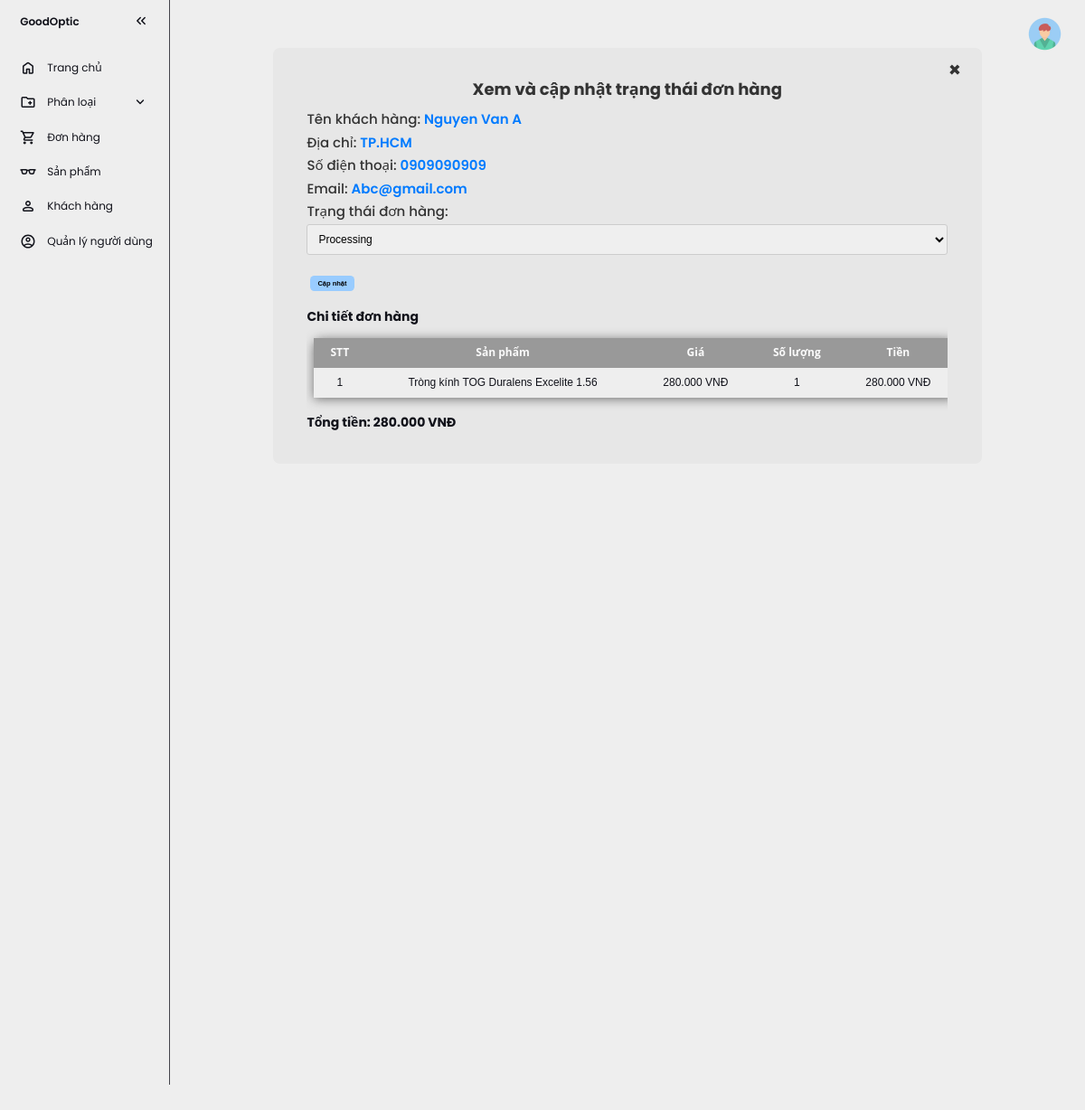
The page /admin/viewEachOrders.php?id=1 (signed in) on the database its author committed.
### tables this page shows
CREATE TABLE `orders` (
  `order_id` bigint(20) UNSIGNED NOT NULL,
  `customer_id` bigint(20) UNSIGNED DEFAULT NULL,
  `customer_name` varchar(255) NOT NULL,
  `address` text NOT NULL,
  `phone` varchar(20) NOT NULL,
  `email` varchar(50) NOT NULL,
  `pay_method` varchar(50) NOT NULL,
  `status` enum('Đang xử lý','Đã xác nhận','Đang giao hàng','Đã giao hàng','Đã hủy') NOT NULL DEFAULT 'Đang xử lý',
  `created_at` datetime NOT NULL DEFAULT current_timestamp(),
  `updated_at` datetime NOT NULL DEFAULT current_timestamp() ON UPDATE current_timestamp()
);

CREATE TABLE `order_details` (
  `order_details_id` bigint(20) UNSIGNED NOT NULL,
  `order_id` bigint(20) UNSIGNED NOT NULL,
  `product_id` bigint(20) UNSIGNED NOT NULL,
  `price` double NOT NULL,
  `quantity` tinyint(4) NOT NULL,
  `total` double NOT NULL,
  `created_at` datetime NOT NULL DEFAULT current_timestamp(),
  `updated_at` datetime NOT NULL DEFAULT current_timestamp() ON UPDATE current_timestamp()
);

CREATE TABLE `products` (
  `product_id` bigint(20) UNSIGNED NOT NULL,
  `product_name` varchar(255) NOT NULL,
  `slug` varchar(255) NOT NULL,
  `description` text NOT NULL,
  `stock` tinyint(3) UNSIGNED NOT NULL,
  `unit` varchar(50) DEFAULT NULL,
  `price` double NOT NULL,
  `disscounted_price` double NOT NULL,
  `images` text NOT NULL,
  `category_id` bigint(20) UNSIGNED NOT NULL,
  `brand_id` bigint(20) UNSIGNED NOT NULL,
  `target_id` bigint(20) UNSIGNED NOT NULL,
  `UV_id` bigint(20) UNSIGNED NOT NULL,
  `Refractive_id` bigint(20) UNSIGNED NOT NULL,
  `Material_id` bigint(20) UNSIGNED NOT NULL,
  `status` enum('Active','Inactive') NOT NULL,
  `created_at` datetime NOT NULL DEFAULT current_timestamp(),
  `updated_at` datetime NOT NULL DEFAULT current_timestamp() ON UPDATE current_timestamp()
);

### admin/viewEachOrders.php (the view, shortened to what this page needs)
<?php
$id = $_GET['id'];
require('./config/dbconnect.php');
$sql_str = "select
* from orders where order_id=$id";
$res = mysqli_query($conn, $sql_str);
$row = mysqli_fetch_assoc($res);
?>
<?php include "./header.php";
include "./sidebar.php"; ?>
<div class="">
    <div id="myModalwrapper" class="modal-wrapper">
        <div class="card-body p-0">
            <h2>Xem và cập nhật trạng thái đơn hàng</h2><a class="close" href="viewAllOrders.php">&times;</a>
            <div class="content">
                <div class="modal">
                    <form enctype='multipart/form-data' action="" method="POST">
                        <div style="text-align: left; font-weight: 500; font-size: 20px; margin-bottom: 10px;">
                            <span style="color: #333;">Tên khách hàng:</span>
                            <span style="color: #007bff; font-weight: 600;"><?= $row['customer_name'] ?></span>
                        </div>
                        <div style="text-align: left; font-weight: 500; font-size: 20px; margin-bottom: 10px;">
                            <span style="color: #333;">Địa chỉ:</span>
                            <span style="color: #007bff; font-weight: 600;"><?= $row['address'] ?></span>
                        </div>
                        <div style="text-align: left; font-weight: 500; font-size: 20px; margin-bottom: 10px;">
                            <span style="color: #333;">Số điện thoại:</span>
                            <span style="color: #007bff; font-weight: 600;"><?= $row['phone'] ?></span>
                        </div>
                        <div style="text-align: left; font-weight: 500; font-size: 20px; margin-bottom: 10px;">
                            <span style="color: #333;">Email:</span>
                            <span style="color: #007bff; font-weight: 600;"><?= $row['email'] ?></span>
                        </div>
                        <div style="text-align: left; font-weight: 500; font-size: 20px; margin-bottom: 10px;">
                            <span style="color: #333;">Trạng thái đơn hàng:</span>
                            <span style="color: #007bff; font-weight: 600;">
                                <select style="font-size: 16px;" name="status" id="">
                                    <option <?= $row['status'] == 'Processing' ? 'selected' : '' ?>>Processing
                                    </option>
                                </select>
                            </span>
                        </div>
                        <button class="btn btn-primary" name="btnUpdate">Cập nhật</button>
                    </form>
                </div>
                <div class="col-md-6">
                    <h3>Chi tiết đơn hàng</h3>
                    <table class="table">
                        <tr>
                            <th>STT</th>
                            <th>Sản phẩm</th>
                            <th>Giá</th>
                            <th>Số lượng</th>
                            <th>Tiền</th>
                        </tr>
                        <?php
                        $sql = "select *, products.product_name as pname, order_details.price as oprice  from products, order_details where products.product_id=order_details.product_id and order_id=$id";
                        $res = mysqli_query($conn, $sql);
                        $stt = 0;
                        $tongtien = 0;
                        while ($row = mysqli_fetch_assoc($res)) {
                            $tongtien += $row['quantity'] * $row['oprice'];
                        ?>
                            <tr>
                                <td>
                                    <?= ++$stt ?>
                                </td>
                                <td>
                                    <?= $row['pname'] ?>
                                </td>
                                <td>
                                    <?= number_format($row['oprice'], 0, '', '.') . " VNĐ" ?>
                                </td>
                                <td>
                                    <?= $row['quantity'] ?>
                                </td>
                                <td>
                                    <?= number_format($row['total'], 0, '', '.') . " VNĐ" ?>
                                </td>
                            </tr>
                        <?php
                        }
                        ?>
                    </table>
                    <br>
                    <div class="tongtien">
                        <h3>
                            Tổng tiền:
                            <?= number_format($tongtien, 0, '', '.') . " VNĐ" ?>
                        </h3>
                    </div>
                </div>
            </div>
        </div>
    </div>
</div>
<?php
require('./footer.php');
?>

### admin/css/style.css (style rules this page uses)
:root { --base-clr: #EEEEEE; --line-clr: #42434a; --hover-clr: #FFCCCC; --text-clr: #11121a; --accent-clr: #11121a; --secondary-text-clr: #b0b3c1; }
* { margin: 0; padding: 0; }
html { font-family: Poppins, 'Segoe UI', Tahoma, Geneva, Verdana, sans-serif; line-height: 1.5rem; }
table { width: 100%; border-collapse: collapse; border-spacing: 0; box-shadow: 0 2px 15px rgba(64, 64, 64, .7); border-radius: 12px 12px 0 0; margin-top: 20px; margin-left: 10px; }
td, th { padding: 10px 16px; text-align: center; }
th { background-color: #999999; color: #fafafa; font-family: 'Open Sans', Sans-serif; font-weight: bold; }
tr { width: 100%; background-color: #fafafa; font-family: 'Montserrat', sans-serif; }
tr:nth-child(even) { background-color: #eeeeee; }
div { align-items: center; justify-content: center; }
h2 { text-align: center; margin-top: 10px; }
.btn { width: 6.5em; height: 2.3em; margin: 0.5em; background: #99CCFF; color: black; border: none; border-radius: 0.625em; font-size: 10px; font-weight: bold; cursor: pointer; position: relative; z-index: 1; overflow: hidden; }
.modal-wrapper { margin: 70px auto; padding: 50px; background: #e7e7e7; border-radius: 10px; width: 70%; position: relative; transition: all 5s ease-in-out; max-height: 600px; overflow-y: auto; z-index: 9999; }
.modal-wrapper h2 { margin-top: 0; color: #333; }
.modal-wrapper .close { position: absolute; top: 20px; right: 30px; transition: all 200ms; font-size: 30px; font-weight: bold; text-decoration: none; color: #333; }
.modal-wrapper .content { max-height: 30%; overflow: auto; }
.modal { border-radius: 5px; background-color: #e7e7e7; padding: 20px 0; }
input[type=text], select, textarea { width: 100%; padding: 12px; border: 1px solid #ccc; border-radius: 4px; box-sizing: border-box; margin-top: 6px; margin-bottom: 16px; resize: vertical; }

### rows shown on the page
orders: customer_name "Nguyen Van A", address "TP.HCM", phone "0909090909", email "Abc@gmail.com"
order_details: product.product_name "Tròng kính TOG Duralens Excelite 1.56", price "280.000", quantity "1", total "280.000"

### other values the page prints
$tongtien "280.000"
